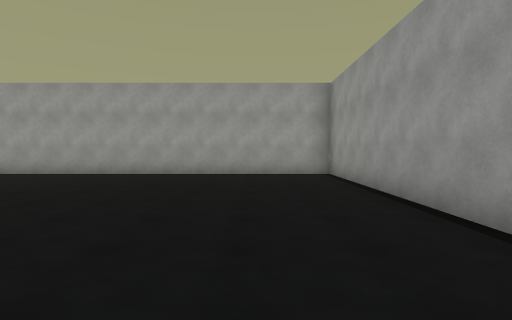
View 1 (above)

24 first-person views from a walk through a 3-D level made in the Unity game engine. The camera is 1.5 m above the floor, tilts 2° down and sees 80° across. The floor is counted in squares, 2 m on a side. Each view is taken from the middle of a square. On the plan, view 1 faces up. The plan holds only what a view shows up to about 10 squares ahead; the rest is blank. The place goes on beyond the plan.

View 2
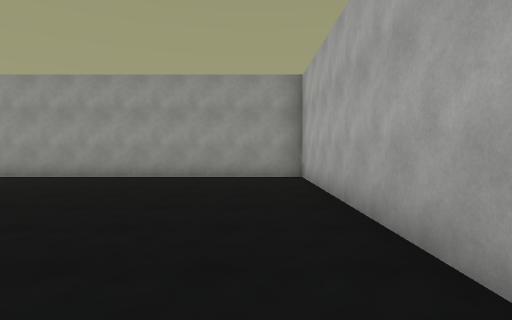

View 3
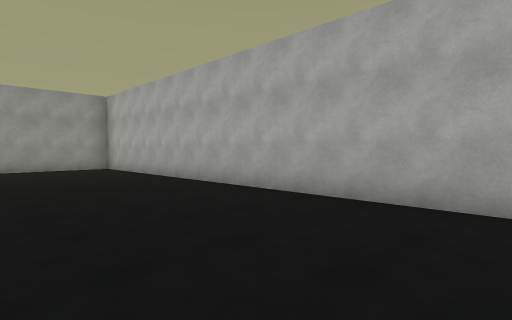

View 4
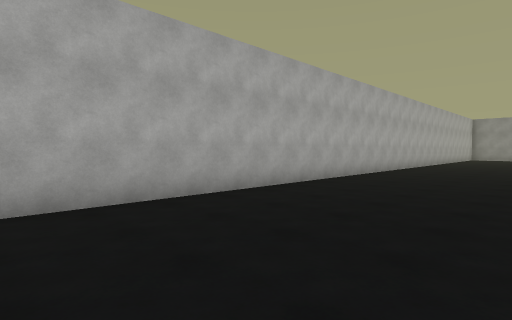

View 5
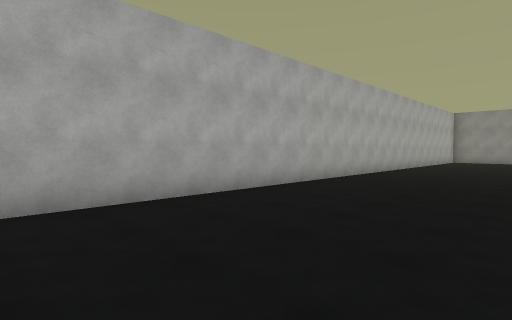

View 6
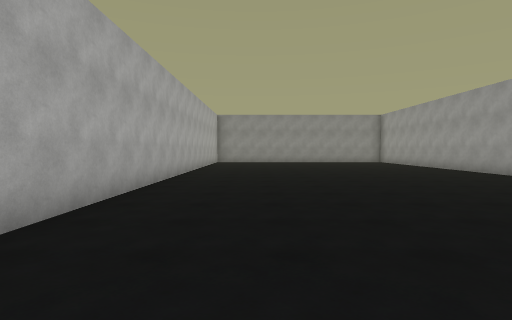

View 7
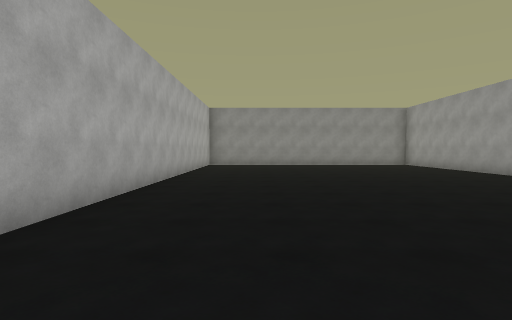

View 8
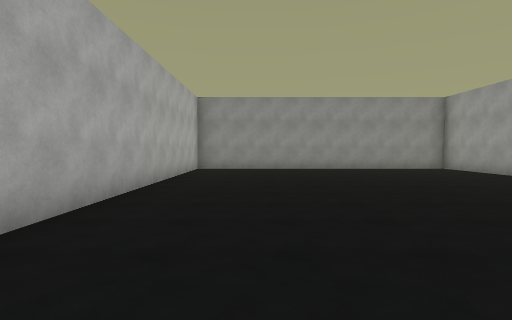

View 9
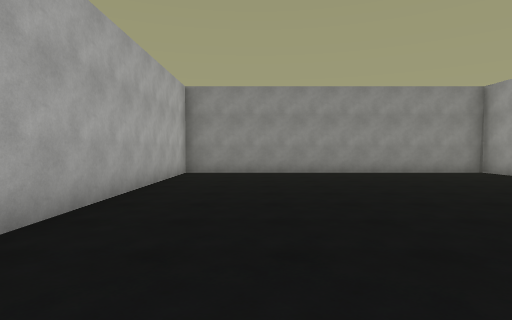

View 10
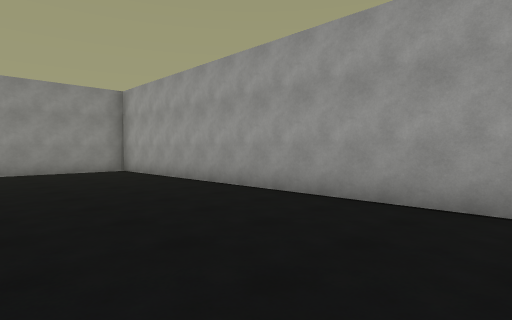

View 11
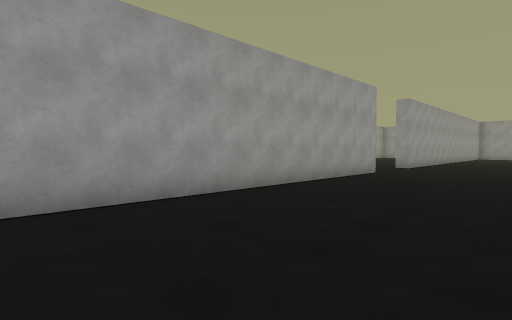

View 12
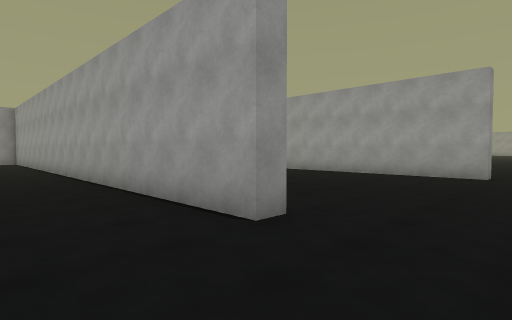

View 13
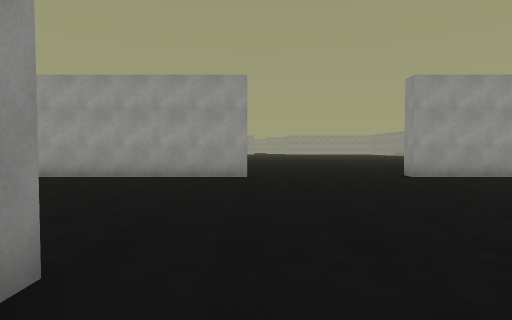

View 14
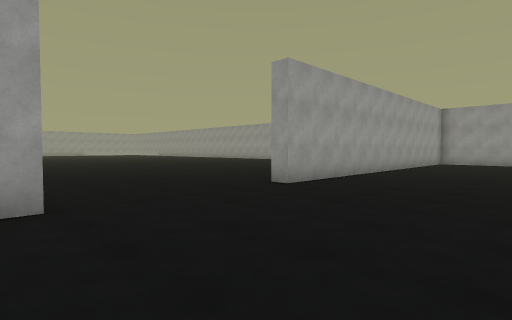

View 15
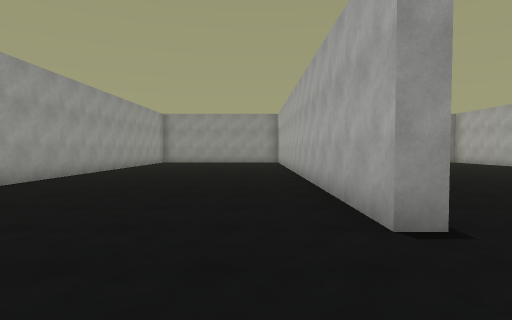

View 16
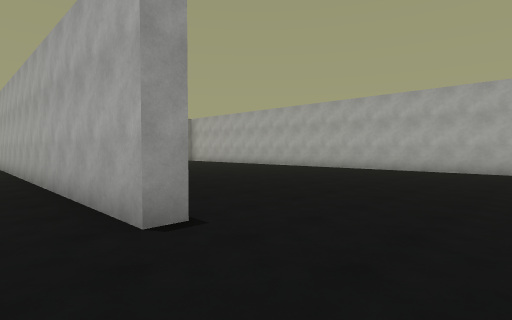

View 17
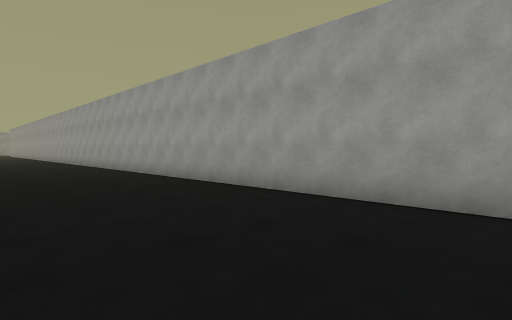

View 18
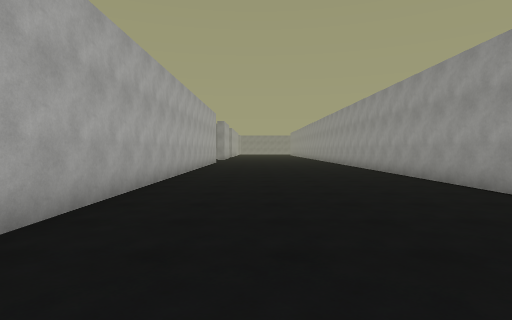

View 19
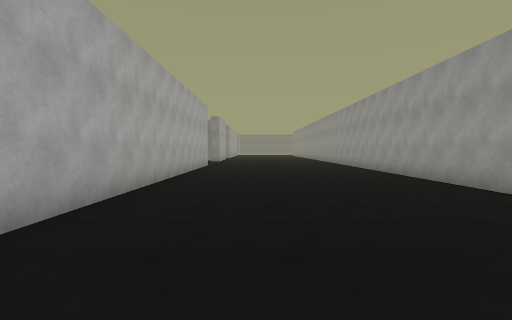

View 20
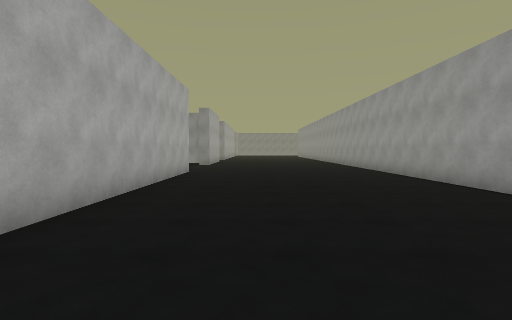

View 21
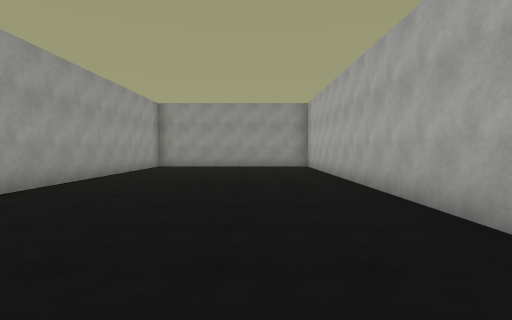

View 22
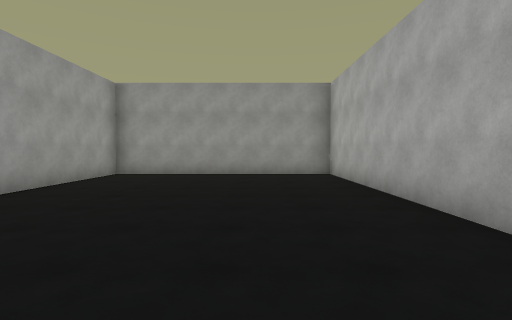

View 23
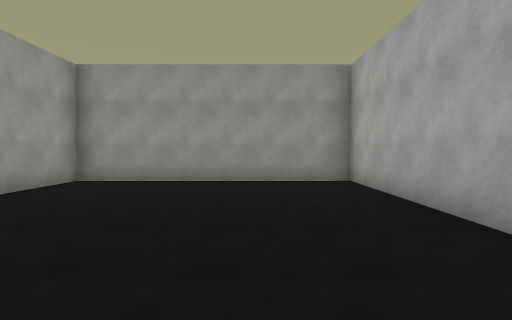

View 24
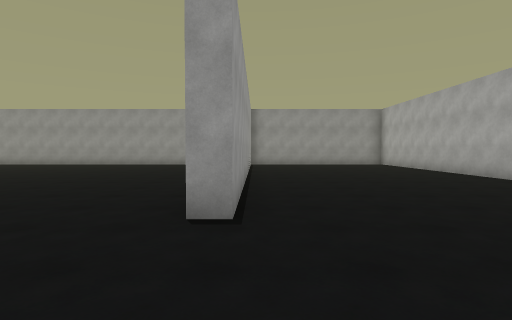

### Floor plan
Points are (right, up) in squares from view 1. A wall is a line through its corners. A room is listed if a view was taken in it or the views show most of it. See-through windows are left out.
Room 1 (views 1, 2, 3, 4, 5, 6, 7, 8, 9, 10, 11, 12, 13)
walls: (-12.3, 9.1) (-12.3, 9.7); (-15.2, 9.8) (-15.2, 9.3) (-31.7, 9.3) (-31.7, -0.2) (2.3, -0.2) (2.3, 9.3) (-7.9, 9.3)
ways out: opening at (-14, 9.3) to room 2
Room 2 (views 14, 15, 16, 17, 18, 19, 20, 21, 22, 23, 24)
walls: (-14.2, 16.8) (-14.2, 16.3) (-34, 16.3); (-12.3, 9.7) (2.3, 9.7) (2.3, 16.3) (-9.7, 16.3) (-9.7, 16.8); (-34, 9.7) (-19.6, 9.7)
ways out: opening at (-14, 9.3) to room 1; gap at (-34, 9)

Positions as (right, up) in squares from view 1, and headings:
1: (0, 0), facing up
2: (-6, 1), facing right
3: (-10, 4), facing down-right
4: (-7, 4), facing down-left
5: (-12, 4), facing down-left
6: (-14, 2), facing left
7: (-17, 2), facing left
8: (-20, 2), facing left
9: (-22, 2), facing left
10: (-21, 5), facing up-left
11: (-25, 5), facing up-right
12: (-13, 7), facing up-left
13: (-14, 8), facing up
14: (-15, 12), facing up-right
15: (-15, 11), facing right
16: (-15, 11), facing down-right
17: (-15, 12), facing up-left
18: (-17, 12), facing left
19: (-20, 12), facing left
20: (-24, 12), facing left
21: (-11, 12), facing right
22: (-7, 12), facing right
23: (-5, 12), facing right
24: (-13, 16), facing right
